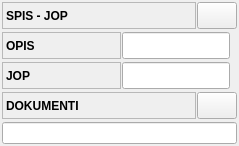
       <widget class="QFrame" name="frame_14">
        <property name="frameShape">
         <enum>QFrame::NoFrame</enum>
        </property>
        <property name="frameShadow">
         <enum>QFrame::Raised</enum>
        </property>
        <layout class="QVBoxLayout" name="verticalLayout_3">
         <property name="spacing">
          <number>1</number>
         </property>
         <property name="leftMargin">
          <number>1</number>
         </property>
         <property name="topMargin">
          <number>1</number>
         </property>
         <property name="rightMargin">
          <number>1</number>
         </property>
         <property name="bottomMargin">
          <number>1</number>
         </property>
         <item>
          <widget class="QFrame" name="frame_18">
           <property name="sizePolicy">
            <sizepolicy hsizetype="Preferred" vsizetype="Maximum">
             <horstretch>0</horstretch>
             <verstretch>0</verstretch>
            </sizepolicy>
           </property>
           <property name="frameShape">
            <enum>QFrame::NoFrame</enum>
           </property>
           <property name="frameShadow">
            <enum>QFrame::Raised</enum>
           </property>
           <layout class="QHBoxLayout" name="horizontalLayout_14">
            <property name="spacing">
             <number>1</number>
            </property>
            <property name="leftMargin">
             <number>1</number>
            </property>
            <property name="topMargin">
             <number>1</number>
            </property>
            <property name="rightMargin">
             <number>1</number>
            </property>
            <property name="bottomMargin">
             <number>1</number>
            </property>
            <item>
             <widget class="QLabel" name="lblSpisTitle">
              <property name="minimumSize">
               <size>
                <width>0</width>
                <height>27</height>
               </size>
              </property>
              <property name="font">
               <font>
                <weight>75</weight>
                <bold>true</bold>
               </font>
              </property>
              <property name="frameShape">
               <enum>QFrame::StyledPanel</enum>
              </property>
              <property name="text">
               <string>SPIS - JOP</string>
              </property>
             </widget>
            </item>
            <item>
             <widget class="QPushButton" name="pushButton">
              <property name="sizePolicy">
               <sizepolicy hsizetype="Minimum" vsizetype="Preferred">
                <horstretch>0</horstretch>
                <verstretch>0</verstretch>
               </sizepolicy>
              </property>
              <property name="maximumSize">
               <size>
                <width>40</width>
                <height>16777215</height>
               </size>
              </property>
              <property name="font">
               <font>
                <weight>75</weight>
                <bold>true</bold>
               </font>
              </property>
              <property name="cursor">
               <cursorShape>PointingHandCursor</cursorShape>
              </property>
              <property name="text">
               <string/>
              </property>
              <property name="icon">
               <iconset resource="../../../resources/DonatForm.qrc">
                <normaloff>:/InDonat/Forms/images/OLOVKA.GIF</normaloff>:/InDonat/Forms/images/OLOVKA.GIF</iconset>
              </property>
             </widget>
            </item>
           </layout>
          </widget>
         </item>
         <item>
          <widget class="QFrame" name="frame_22">
           <property name="sizePolicy">
            <sizepolicy hsizetype="Preferred" vsizetype="Maximum">
             <horstretch>0</horstretch>
             <verstretch>0</verstretch>
            </sizepolicy>
           </property>
           <property name="frameShape">
            <enum>QFrame::NoFrame</enum>
           </property>
           <property name="frameShadow">
            <enum>QFrame::Raised</enum>
           </property>
           <layout class="QHBoxLayout" name="horizontalLayout_16">
            <property name="spacing">
             <number>1</number>
            </property>
            <property name="leftMargin">
             <number>1</number>
            </property>
            <property name="topMargin">
             <number>1</number>
            </property>
            <property name="rightMargin">
             <number>8</number>
            </property>
            <property name="bottomMargin">
             <number>1</number>
            </property>
            <item>
             <widget class="QLabel" name="lblSpisTitle2">
              <property name="sizePolicy">
               <sizepolicy hsizetype="Maximum" vsizetype="Preferred">
                <horstretch>0</horstretch>
                <verstretch>0</verstretch>
               </sizepolicy>
              </property>
              <property name="minimumSize">
               <size>
                <width>119</width>
                <height>27</height>
               </size>
              </property>
              <property name="maximumSize">
               <size>
                <width>119</width>
                <height>16777215</height>
               </size>
              </property>
              <property name="font">
               <font>
                <weight>75</weight>
                <bold>true</bold>
               </font>
              </property>
              <property name="frameShape">
               <enum>QFrame::StyledPanel</enum>
              </property>
              <property name="text">
               <string>OPIS</string>
              </property>
             </widget>
            </item>
            <item>
             <widget class="QLineEdit" name="txtSpis">
              <property name="sizePolicy">
               <sizepolicy hsizetype="Preferred" vsizetype="Preferred">
                <horstretch>0</horstretch>
                <verstretch>0</verstretch>
               </sizepolicy>
              </property>
             </widget>
            </item>
           </layout>
          </widget>
         </item>
         <item>
          <widget class="QFrame" name="frame_19">
           <property name="sizePolicy">
            <sizepolicy hsizetype="Preferred" vsizetype="Maximum">
             <horstretch>0</horstretch>
             <verstretch>0</verstretch>
            </sizepolicy>
           </property>
           <property name="frameShape">
            <enum>QFrame::NoFrame</enum>
           </property>
           <property name="frameShadow">
            <enum>QFrame::Raised</enum>
           </property>
           <layout class="QHBoxLayout" name="horizontalLayout_17">
            <property name="spacing">
             <number>1</number>
            </property>
            <property name="leftMargin">
             <number>1</number>
            </property>
            <property name="topMargin">
             <number>1</number>
            </property>
            <property name="rightMargin">
             <number>8</number>
            </property>
            <property name="bottomMargin">
             <number>1</number>
            </property>
            <item>
             <widget class="QLabel" name="lblJopTitle">
              <property name="sizePolicy">
               <sizepolicy hsizetype="Maximum" vsizetype="Preferred">
                <horstretch>0</horstretch>
                <verstretch>0</verstretch>
               </sizepolicy>
              </property>
              <property name="minimumSize">
               <size>
                <width>119</width>
                <height>27</height>
               </size>
              </property>
              <property name="maximumSize">
               <size>
                <width>119</width>
                <height>16777215</height>
               </size>
              </property>
              <property name="font">
               <font>
                <weight>75</weight>
                <bold>true</bold>
               </font>
              </property>
              <property name="frameShape">
               <enum>QFrame::StyledPanel</enum>
              </property>
              <property name="text">
               <string>JOP</string>
              </property>
             </widget>
            </item>
            <item>
             <widget class="QLineEdit" name="txtJop">
              <property name="sizePolicy">
               <sizepolicy hsizetype="Preferred" vsizetype="Preferred">
                <horstretch>0</horstretch>
                <verstretch>0</verstretch>
               </sizepolicy>
              </property>
             </widget>
            </item>
           </layout>
          </widget>
         </item>
         <item>
          <widget class="QFrame" name="frame_20">
           <property name="sizePolicy">
            <sizepolicy hsizetype="Preferred" vsizetype="Maximum">
             <horstretch>0</horstretch>
             <verstretch>0</verstretch>
            </sizepolicy>
           </property>
           <property name="frameShape">
            <enum>QFrame::NoFrame</enum>
           </property>
           <property name="frameShadow">
            <enum>QFrame::Raised</enum>
           </property>
           <layout class="QHBoxLayout" name="horizontalLayout_15">
            <property name="spacing">
             <number>1</number>
            </property>
            <property name="leftMargin">
             <number>1</number>
            </property>
            <property name="topMargin">
             <number>1</number>
            </property>
            <property name="rightMargin">
             <number>1</number>
            </property>
            <property name="bottomMargin">
             <number>1</number>
            </property>
            <item>
             <widget class="QLabel" name="lblDokumentiTitle">
              <property name="minimumSize">
               <size>
                <width>0</width>
                <height>27</height>
               </size>
              </property>
              <property name="font">
               <font>
                <weight>75</weight>
                <bold>true</bold>
               </font>
              </property>
              <property name="frameShape">
               <enum>QFrame::StyledPanel</enum>
              </property>
              <property name="text">
               <string>DOKUMENTI</string>
              </property>
             </widget>
            </item>
            <item>
             <widget class="QPushButton" name="pushButton_2">
              <property name="sizePolicy">
               <sizepolicy hsizetype="Minimum" vsizetype="Preferred">
                <horstretch>0</horstretch>
                <verstretch>0</verstretch>
               </sizepolicy>
              </property>
              <property name="maximumSize">
               <size>
                <width>40</width>
                <height>16777215</height>
               </size>
              </property>
              <property name="font">
               <font>
                <weight>75</weight>
                <bold>true</bold>
               </font>
              </property>
              <property name="cursor">
               <cursorShape>PointingHandCursor</cursorShape>
              </property>
              <property name="text">
               <string/>
              </property>
              <property name="icon">
               <iconset resource="../../../resources/DonatForm.qrc">
                <normaloff>:/InDonat/Forms/images/OLOVKA.GIF</normaloff>:/InDonat/Forms/images/OLOVKA.GIF</iconset>
              </property>
             </widget>
            </item>
           </layout>
          </widget>
         </item>
         <item>
          <widget class="QFrame" name="frame_21">
           <property name="frameShape">
            <enum>QFrame::NoFrame</enum>
           </property>
           <property name="frameShadow">
            <enum>QFrame::Raised</enum>
           </property>
           <layout class="QHBoxLayout" name="horizontalLayout_18">
            <property name="spacing">
             <number>1</number>
            </property>
            <property name="leftMargin">
             <number>1</number>
            </property>
            <property name="topMargin">
             <number>1</number>
            </property>
            <property name="rightMargin">
             <number>1</number>
            </property>
            <property name="bottomMargin">
             <number>1</number>
            </property>
            <item>
             <widget class="QLineEdit" name="txtDokumenti">
              <property name="sizePolicy">
               <sizepolicy hsizetype="Preferred" vsizetype="Preferred">
                <horstretch>0</horstretch>
                <verstretch>0</verstretch>
               </sizepolicy>
              </property>
             </widget>
            </item>
           </layout>
          </widget>
         </item>
        </layout>
       </widget>
